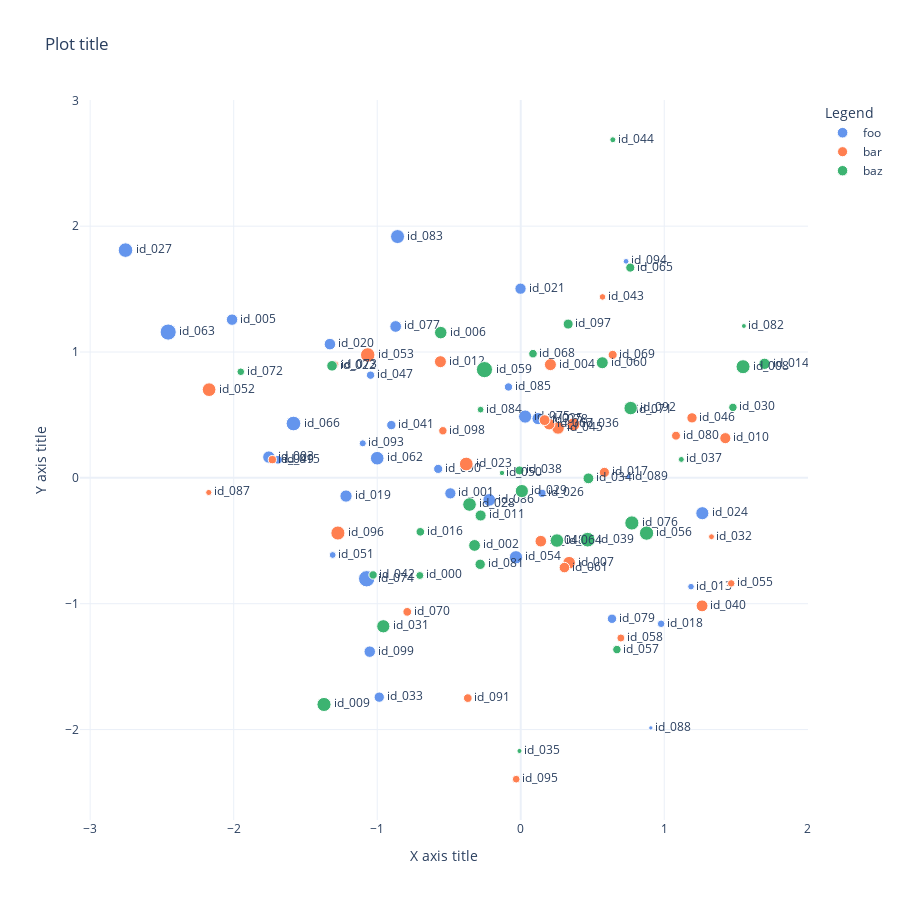

This figure's notebook cell:
### Code cell
# Scatter plot with two categories, legend, different sizes, annotations and hover template

categories = ["foo", "bar", "baz"]
colors = ["cornflowerblue", "coral", "mediumseagreen"]

fig = go.Figure()
for i, category in enumerate(categories):
    fig.add_trace(
        go.Scatter(
            x=d[d.category == category].x,
            y=d[d.category == category].y,
            name=category,
            showlegend=True,
            mode="markers+text",
            marker=dict(
                color=colors[i],
                size=10 + 3 * d[d.category == category]["size"],
                symbol="circle",
                opacity=1,
            ),
            text=d[d.category == category].name,
            textposition="middle right",
            customdata=d[d.category == category],
        )
    )
fig.update_traces(
    hovertemplate="name: %{text}"
    + "<br>x: %{x:0.3f}"
    + "<br>y: %{y:0.3f}"
    + "<br>size: %{customdata[3]:0.3f}"
    + "<br>category: %{customdata[4]}"
)
fig.update_layout(
    template="plotly_white",
    width=900,
    height=900,
    title="Plot title",
    legend_title="Legend",
    showlegend=True,
)
fig.update_xaxes(title="X axis title", range=None, dtick=None)
fig.update_yaxes(title="Y axis title", range=None, dtick=None)
fig.show()

### Figure 1 — Plotly figure (JSON) as saved in the notebook; plotly's stock layout.template omitted (floating-point values rounded to 4 significant figures; data arrays with more than 128 entries replaced by an {"elided": "..."} marker saying what was removed)
{"data": [{"customdata": {"elided": "34x5 mixed values"}, "hovertemplate": "name: %{text}<br>x: %{x:0.3f}<br>y: %{y:0.3f}<br>size: %{customdata[3]:0.3f}<br>category: %{customdata[4]}", "marker": {"color": "cornflowerblue", "opacity": 1, "size": [11.22, 12.35, 11.44, 6.564, 8.686, 7.541, 12.28, 11.55, 11.28, 13.13, 12.2, 8.22, 14.57, 10.32, 9.359, 8.304, 6.835, 13.29, 13.63, 16.16, 14.63, 16.33, 13.21, 11.71, 9.402, 14.01, 8.283, 12.69, 4.303, 4.652, 9.151, 7.057, 5.695, 11.48], "symbol": "circle"}, "mode": "markers+text", "name": "foo", "showlegend": true, "text": ["id_001", "id_003", "id_005", "id_013", "id_015", "id_018", "id_019", "id_020", "id_021", "id_024", "id_025", "id_026", "id_027", "id_033", "id_041", "id_047", "id_051", "id_054", "id_062", "id_063", "id_066", "id_074", "id_075", "id_077", "id_079", "id_083", "id_085", "id_086", "id_088", "id_089", "id_090", "id_093", "id_094", "id_099"], "textposition": "middle right", "type": "scatter", "x": [-0.4903, -1.755, -2.011, 1.186, -1.691, 0.9782, -1.217, -1.329, -0.001455, 1.265, 0.1207, 0.1479, -2.754, -0.9858, -0.9017, -1.046, -1.31, -0.03316, -1.0, -2.456, -1.583, -1.074, 0.03069, -0.8714, 0.6358, -0.8583, -0.08542, -0.2196, 0.9063, 0.7503, -0.5753, -1.101, 0.7338, -1.052], "y": [-0.1232, 0.1654, 1.257, -0.8646, 0.1437, -1.16, -0.1446, 1.063, 1.503, -0.2809, 0.4709, -0.1227, 1.81, -1.742, 0.4193, 0.8159, -0.6128, -0.6309, 0.1561, 1.159, 0.4318, -0.8017, 0.4871, 1.203, -1.12, 1.918, 0.7224, -0.1749, -1.987, 0.009983, 0.07121, 0.2745, 1.721, -1.381]}, {"customdata": {"elided": "31x5 mixed values"}, "hovertemplate": "name: %{text}<br>x: %{x:0.3f}<br>y: %{y:0.3f}<br>size: %{customdata[3]:0.3f}<br>category: %{customdata[4]}", "marker": {"color": "coral", "opacity": 1, "size": [12.02, 12.61, 11.1, 12.0, 10.09, 13.74, 5.851, 12.98, 11.91, 6.558, 12.6, 10.31, 11.63, 8.235, 13.69, 14.48, 7.502, 7.994, 10.54, 11.54, 9.07, 8.716, 5.778, 7.343, 10.83, 8.923, 6.155, 8.654, 7.739, 14.13, 8.386], "symbol": "circle"}, "mode": "markers+text", "name": "bar", "showlegend": true, "text": ["id_004", "id_007", "id_010", "id_012", "id_017", "id_023", "id_032", "id_036", "id_040", "id_043", "id_045", "id_046", "id_048", "id_049", "id_052", "id_053", "id_055", "id_058", "id_061", "id_067", "id_069", "id_070", "id_071", "id_073", "id_078", "id_080", "id_087", "id_091", "id_095", "id_096", "id_098"], "textposition": "middle right", "type": "scatter", "x": [0.2067, 0.3372, 1.425, -0.5596, 0.583, -0.3796, 1.329, 0.367, 1.263, 0.5697, 0.2598, 1.193, 0.1399, -1.731, -2.171, -1.066, 1.466, 0.6974, 0.3044, 0.198, 0.6405, -0.7907, 0.7712, -1.294, 0.1663, 1.082, -2.174, -0.369, -0.03157, -1.274, -0.5425], "y": [0.8999, -0.6742, 0.3155, 0.9233, 0.04363, 0.1102, -0.4678, 0.4245, -1.017, 1.438, 0.3967, 0.4769, -0.5031, 0.1449, 0.7009, 0.9769, -0.8386, -1.272, -0.7129, 0.4267, 0.9777, -1.065, 0.5388, 0.9007, 0.4587, 0.3351, -0.116, -1.75, -2.394, -0.4383, 0.3744]}, {"customdata": {"elided": "35x5 mixed values"}, "hovertemplate": "name: %{text}<br>x: %{x:0.3f}<br>y: %{y:0.3f}<br>size: %{customdata[3]:0.3f}<br>category: %{customdata[4]}", "marker": {"color": "mediumseagreen", "opacity": 1, "size": [7.97, 11.78, 12.52, 14.04, 14.1, 11.08, 11.32, 8.603, 10.62, 13.65, 13.18, 8.449, 13.24, 10.82, 5.088, 5.918, 8.962, 14.68, 8.41, 6.007, 5.409, 14.26, 8.442, 16.2, 12.02, 13.52, 9.102, 8.589, 7.61, 14.2, 10.38, 4.923, 6.678, 13.45, 10.02], "symbol": "circle"}, "mode": "markers+text", "name": "baz", "showlegend": true, "text": ["id_000", "id_002", "id_006", "id_008", "id_009", "id_011", "id_014", "id_016", "id_022", "id_028", "id_029", "id_030", "id_031", "id_034", "id_035", "id_037", "id_038", "id_039", "id_042", "id_044", "id_050", "id_056", "id_057", "id_059", "id_060", "id_064", "id_065", "id_068", "id_072", "id_076", "id_081", "id_082", "id_084", "id_092", "id_097"], "textposition": "middle right", "type": "scatter", "x": [-0.7032, -0.3218, -0.5573, 1.549, -1.371, -0.2795, 1.699, -0.6995, -1.315, -0.3569, 0.007718, 1.478, -0.9576, 0.4716, -0.008747, 1.119, -0.00839, 0.4663, -1.029, 0.6417, -0.1306, 0.8766, 0.67, -0.2528, 0.568, 0.2523, 0.7631, 0.08525, -1.951, 0.7741, -0.2828, 1.555, -0.2797, 0.7657, 0.3304], "y": [-0.7757, -0.5369, 1.154, 0.8833, -1.801, -0.2989, 0.9063, -0.4288, 0.8905, -0.2115, -0.1049, 0.56, -1.179, -0.003703, -2.17, 0.1465, 0.05927, -0.4913, -0.7714, 2.687, 0.03916, -0.4392, -1.365, 0.8602, 0.9149, -0.4982, 1.671, 0.9867, 0.8431, -0.3584, -0.6869, 1.207, 0.5422, 0.5544, 1.222]}], "layout": {"height": 900, "legend": {"title": {"text": "Legend"}}, "showlegend": true, "title": {"text": "Plot title"}, "width": 900, "xaxis": {"title": {"text": "X axis title"}}, "yaxis": {"title": {"text": "Y axis title"}}}}
